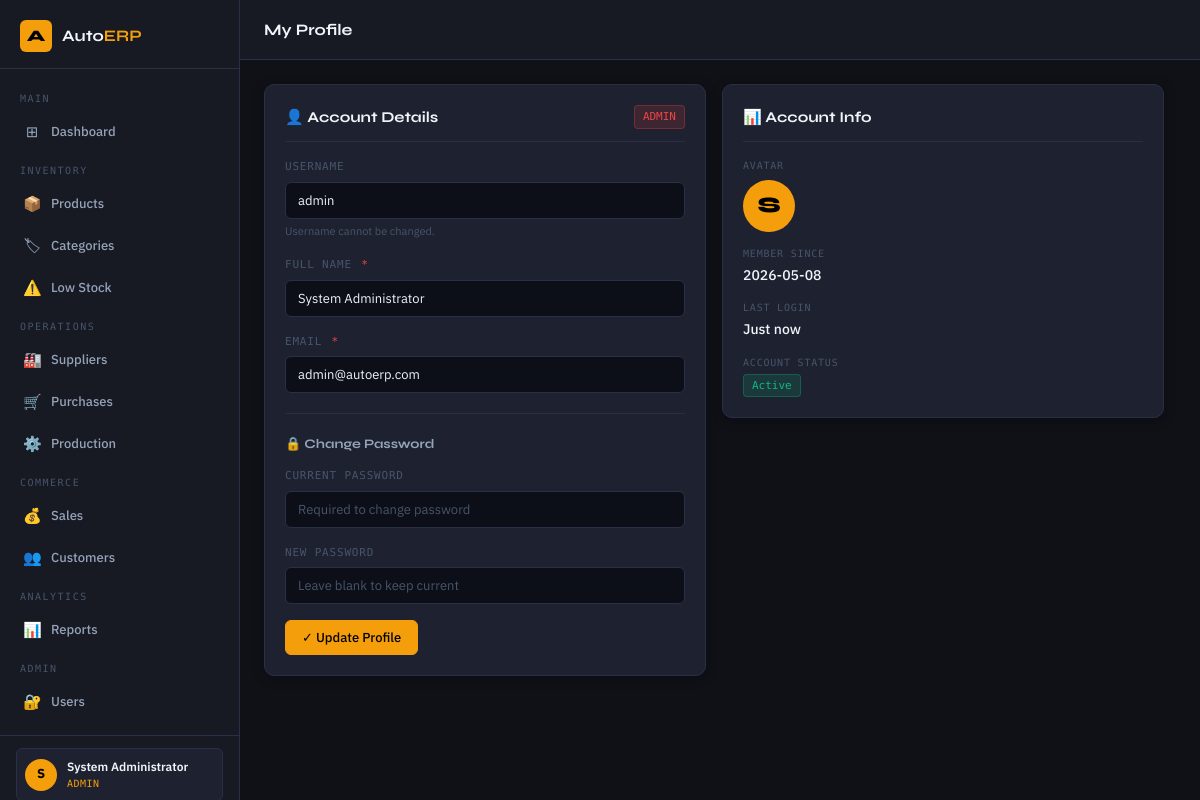
Page /auth/profile (signed in) on the committed database.
### tables this page shows
CREATE TABLE users (
    id          INTEGER PRIMARY KEY AUTOINCREMENT,
    username    TEXT UNIQUE NOT NULL,
    email       TEXT UNIQUE NOT NULL,
    full_name   TEXT NOT NULL,
    password_hash TEXT NOT NULL,
    role        TEXT NOT NULL DEFAULT 'staff',
    is_active   INTEGER NOT NULL DEFAULT 1,
    last_login  TEXT,
    created_at  TEXT DEFAULT (datetime('now'))
);

### app/routes/auth.py (the view, shortened to what this page needs)
@auth_bp.route('/profile', methods=['GET', 'POST'])
@login_required
def profile():
    return render_template('auth/profile.html')

### app/auth_helpers.py (called while the page is built)
def login_required(f):
    @wraps(f)
    def decorated(*args, **kwargs):
        if 'user_id' not in session:
            flash('Please log in to access this page.', 'warning')
            return redirect(url_for('auth.login'))
        return f(*args, **kwargs)
    return decorated

def get_current_user():
    uid = session.get('user_id')
    if not uid:
        return None
    db = get_db()
    user = db.execute('SELECT * FROM users WHERE id=?', (uid,)).fetchone()
    db.close()
    return dict(user) if user else None

### app/database.py (called while the page is built)
def get_db():
    conn = sqlite3.connect(DB_PATH)
    conn.row_factory = sqlite3.Row
    conn.execute("PRAGMA foreign_keys = ON")
    return conn

### app/templates/auth/profile.html (shortened to what this page needs)
{% extends "base.html" %}
{% block page_title %}My Profile{% endblock %}
{% block content %}
<div style="display:grid;grid-template-columns:1fr 1fr;gap:16px;max-width:900px">
  <div class="card">
    <div class="card-header">
      <div class="card-title">👤 Account Details</div>
      {% if current_user %}
        <span class="badge {% if current_user.role=='admin' %}badge-danger{% elif current_user.role=='manager' %}badge-warning{% else %}badge-info{% endif %}">
          {{ current_user.role.upper() }}
        </span>
      {% endif %}
    </div>
    <form method="POST" data-validate>
      <div class="form-group">
        <label class="form-label">Username</label>
        <input type="text" class="form-control" value="{{ current_user.username if current_user else '' }}" disabled>
        <div class="form-hint">Username cannot be changed.</div>
      </div>
      <div class="form-group">
        <label class="form-label">Full Name <span class="required">*</span></label>
        <input type="text" name="full_name" class="form-control" value="{{ current_user.full_name if current_user else '' }}" required>
      </div>
      <div class="form-group">
        <label class="form-label">Email <span class="required">*</span></label>
        <input type="email" name="email" class="form-control" value="{{ current_user.email if current_user else '' }}" required>
      </div>
      <hr class="divider">
      <div style="font-family:var(--font-display);font-weight:700;font-size:13px;margin-bottom:12px;color:var(--text-secondary)">🔒 Change Password</div>
      <div class="form-group">
        <label class="form-label">Current Password</label>
        <input type="password" name="current_password" class="form-control" placeholder="Required to change password">
      </div>
      <div class="form-group">
        <label class="form-label">New Password</label>
        <input type="password" name="new_password" class="form-control" minlength="6" placeholder="Leave blank to keep current">
      </div>
      <button type="submit" class="btn btn-primary">✓ Update Profile</button>
    </form>
  </div>
  <div class="card" style="align-self:start">
    <div class="card-header"><div class="card-title">📊 Account Info</div></div>
    <div style="display:flex;flex-direction:column;gap:14px">
      <div class="detail-item">
        <div class="detail-label">Avatar</div>
        <div style="width:52px;height:52px;background:var(--accent);color:#000;border-radius:50%;display:flex;align-items:center;justify-content:center;font-family:var(--font-display);font-weight:800;font-size:22px;margin-top:4px">
          {{ current_user.full_name[0].upper() if current_user else 'U' }}
        </div>
      </div>
      <div class="detail-item">
        <div class="detail-label">Member Since</div>
        <div class="detail-value">{{ current_user.created_at[:10] if current_user else '—' }}</div>
      </div>
      <div class="detail-item">
        <div class="detail-label">Last Login</div>
        <div class="detail-value">{{ current_user.last_login[:16] if current_user and current_user.last_login else 'Just now' }}</div>
      </div>
      <div class="detail-item">
        <div class="detail-label">Account Status</div>
        <div class="detail-value"><span class="badge badge-success">Active</span></div>
      </div>
    </div>
  </div>
</div>
{% endblock %}

### app/templates/base.html (shortened to what this page needs)
<!DOCTYPE html>
<html lang="en">
<head>
  <link rel="stylesheet" href="{{ url_for('static', filename='css/main.css') }}">
</head>
<body>
<div class="layout">
  <aside class="sidebar">
    <div class="sidebar-brand">
      <div class="sidebar-logo">A</div>
      <div class="sidebar-brand-name">Auto<span>ERP</span></div>
    </div>
    <nav class="sidebar-nav">
      <div class="nav-section-label">Main</div>
      <a class="nav-item" href="{{ url_for('dashboard.index') }}">
        <span class="nav-icon">⊞</span> Dashboard
      </a>
      <div class="nav-section-label">Inventory</div>
      <a class="nav-item" href="{{ url_for('inventory.index') }}">
        <span class="nav-icon">📦</span> Products
      </a>
      <a class="nav-item" href="{{ url_for('inventory.categories') }}">
        <span class="nav-icon">🏷</span> Categories
      </a>
      <a class="nav-item" href="{{ url_for('inventory.low_stock') }}">
        <span class="nav-icon">⚠️</span> Low Stock
      </a>
      <div class="nav-section-label">Operations</div>
      <a class="nav-item" href="{{ url_for('suppliers.index') }}">
        <span class="nav-icon">🏭</span> Suppliers
      </a>
      <a class="nav-item" href="{{ url_for('purchases.index') }}">
        <span class="nav-icon">🛒</span> Purchases
      </a>
      <a class="nav-item" href="{{ url_for('production.index') }}">
        <span class="nav-icon">⚙️</span> Production
      </a>
      <div class="nav-section-label">Commerce</div>
      <a class="nav-item" href="{{ url_for('sales.index') }}">
        <span class="nav-icon">💰</span> Sales
      </a>
      <a class="nav-item" href="{{ url_for('sales.customers') }}">
        <span class="nav-icon">👥</span> Customers
      </a>
      <div class="nav-section-label">Analytics</div>
      <a class="nav-item" href="{{ url_for('reports.index') }}">
        <span class="nav-icon">📊</span> Reports
      </a>
      {% if current_user and current_user.role == 'admin' %}
      <div class="nav-section-label">Admin</div>
      <a class="nav-item" href="{{ url_for('auth.users') }}">
        <span class="nav-icon">🔐</span> Users
      </a>
      {% endif %}
    </nav>
    <div class="sidebar-footer">
      {% if current_user %}
      <div class="sidebar-user">
        <div class="sidebar-user-avatar">{{ current_user.full_name[0].upper() }}</div>
        <div class="sidebar-user-info">
          <div class="sidebar-user-name">{{ current_user.full_name }}</div>
          <div class="sidebar-user-role">{{ current_user.role }}</div>
        </div>
      </div>
      {% endif %}
    </div>
  </aside>
  <div class="main-content">
    <header class="topbar">
      <div class="topbar-title">{% block page_title %}{% endblock %}</div>
    </header>
    <main class="page-content">
      {% block content %}{% endblock %}
    </main>
  </div>
</div>
</body>
</html>

### rows in the picture
users: full_name "S", full_name "System Administrator", role "ADMIN", username "admin", email "admin@autoerp.com", created_at "2026-05-08"
